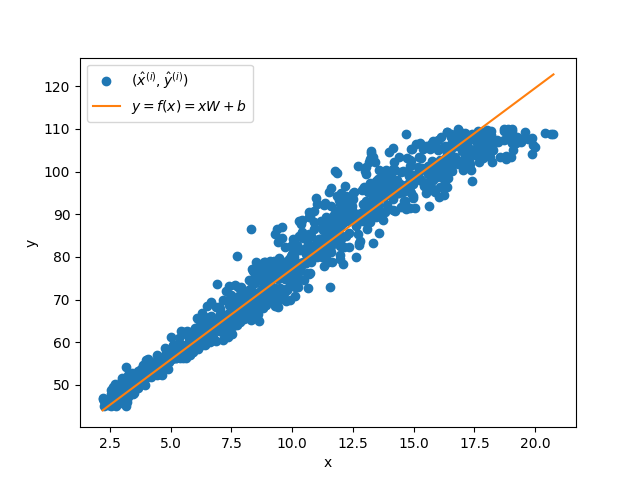

The Python source for this figure:
import torch
import pandas as pd
import matplotlib.pyplot as plt

data = pd.read_csv('length_weight.csv')

all_x = data["weight"].tolist()
all_y = data["length"].tolist()

x_train = torch.tensor(all_x).reshape(-1, 1)
y_train = torch.tensor(all_y).reshape(-1, 1)


class LinearRegressionModel:
    def __init__(self):
        # Model variables
        self.W = torch.randn((1, 1), requires_grad=True)  # requires_grad enables calculation of gradients
        self.b = torch.randn((1, 1), requires_grad=True)

    # Predictor
    def f(self, x):
        return x @ self.W + self.b  # @ corresponds to matrix multiplication

    # Uses Mean Squared Error
    def loss(self, x, y):
        return torch.nn.functional.mse_loss(self.f(x), y)


model = LinearRegressionModel()

# Optimize: adjust W and b to minimize loss using stochastic gradient descent
optimizer = torch.optim.SGD([model.W, model.b], 0.0001)
# Extremely overfitting to the data, but the graph looks pretty
for epoch in range(75000):
    model.loss(x_train, y_train).backward()  # Compute loss gradients
    optimizer.step()  # Perform optimization by adjusting W and b,
    optimizer.zero_grad()  # Clear gradients for next step

# Print model variables and loss
print("W = %s, b = %s, loss = %s" % (model.W, model.b, model.loss(x_train, y_train)))

# Visualize result
plt.plot(x_train, y_train, 'o', label='$(\\hat x^{(i)},\\hat y^{(i)})$')
plt.xlabel('x')
plt.ylabel('y')
x = torch.tensor([[torch.min(x_train)], [torch.max(x_train)]])  # x = [[1], [6]]]
plt.plot(x, model.f(x).detach(), label='$y = f(x) = xW+b$')
plt.legend()
plt.savefig(fname='a')
